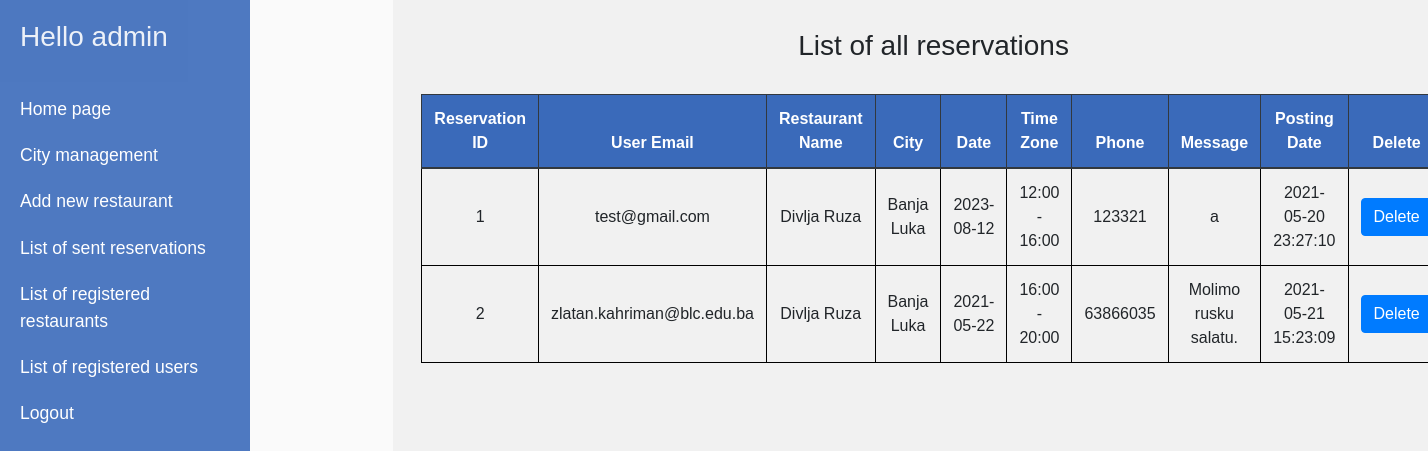
Page /admin-reservation-list.php (signed in) on the committed database.
### tables this page shows
CREATE TABLE `reservation` (
  `reservationID` int(11) NOT NULL,
  `restaurantID` int(11) NOT NULL,
  `userID` int(11) NOT NULL,
  `firstName` text NOT NULL,
  `lastName` text NOT NULL,
  `guestNumber` int(11) NOT NULL,
  `date` date NOT NULL,
  `timeZone` text NOT NULL,
  `phone` text NOT NULL,
  `comment` mediumtext NOT NULL,
  `postingDate` timestamp NOT NULL DEFAULT current_timestamp()
);

CREATE TABLE `users` (
  `userID` int(11) NOT NULL,
  `userNickname` varchar(128) NOT NULL,
  `userEmail` varchar(128) NOT NULL,
  `userName` varchar(128) NOT NULL,
  `userPw` varchar(128) NOT NULL
);

CREATE TABLE `restaurant` (
  `restaurantID` int(11) NOT NULL,
  `restaurantName` varchar(255) DEFAULT NULL,
  `restaurantAddress` varchar(255) DEFAULT NULL,
  `freeSlots` int(11) DEFAULT NULL,
  `cityID` int(11) DEFAULT NULL
);

CREATE TABLE `cities` (
  `cityID` int(11) NOT NULL,
  `cityName` varchar(255) DEFAULT NULL
);

### admin-reservation-list.php (the view, shortened to what this page needs)
<?php
require "admin-header.php";
?>
<h3 class="text-center"> List of all reservations </h3> <br/>
<table class="table center" style="width: 75%">
    <thead  class="thead-dark">
        <tr>
            <th>Reservation ID </th>
            <th>User Email</th>
            <th>Restaurant Name</th>
            <th>City</th>
            <th>Date</th>
            <th>Time Zone</th>
            <th>Phone </th>
            <th>Message</th>
            <th>Posting Date</th>
            <th> Delete</th>
        </tr>
    </thead>
    <?php
    include 'dbConnect.php';
    $sql = "SELECT reservation.reservationID, users.userEmail, restaurant.restaurantName, cities.cityName, reservation.date, reservation.timeZone, reservation.phone, reservation.comment, reservation.postingDate FROM (((reservation INNER JOIN users ON reservation.userID=users.userID)
INNER JOIN restaurant ON reservation.restaurantID = restaurant.restaurantID) INNER JOIN cities ON cities.cityID = restaurant.cityID);";
    $result = mysqli_query($conn, $sql);
    while ($row = mysqli_fetch_array($result)) {
        $id = $row['reservationID'];
        $user_email = $row['userEmail'];
        $restaurant_name = $row['restaurantName'];
        $city = $row['cityName'];
        $date = $row['date'];
        $timeZone = $row['timeZone'];
        $phone = $row['phone'];
        $msg = $row['comment'];
        $posting_date = $row['postingDate'];
        ?>
        <tr>
            <td><?php echo $id; ?></td>
            <td><?php echo $user_email; ?></td>
            <td><?php echo $restaurant_name; ?></td>
            <td><?php echo $city; ?></td>
            <td><?php echo $date; ?></td>
            <td><?php echo $timeZone; ?></td>
            <td><?php echo $phone; ?></td>
            <td><?php echo $msg; ?></td>
            <td><?php echo $posting_date; ?></td>
            <td><a href="admin-reservation-list.php? delete=<?php echo $id; ?>" class="btn btn-primary" role="button">Delete</a></td>
        </tr>
        <?php
    }
    ?>
</table>
<br>
<?php
require "footer.php";
?>

### admin-header.php (shortened to what this page needs)
<!DOCTYPE html>
<html>
    <head>
        <link rel="stylesheet" href="https://maxcdn.bootstrapcdn.com/bootstrap/4.0.0/css/bootstrap.min.css">
        <link rel="stylesheet" href="https://cdnjs.cloudflare.com/ajax/libs/font-awesome/5.13.0/css/all.min.css">
        <link type="text/css" rel="stylesheet" href="style.css">
    </head>
    <body>
        <div class="wrapper">
            <nav id="sidebar">
                <div class="sidebar-header">
                    <h3><?php echo"Hello " . $_SESSION['adminName']; ?></h3>
                </div>
                <ul class="list-unstyled components">
                    <li id="setter">
                        <a href="admin-content.php">Home page</a>
                    </li>
                    <li>
                        <a href="admin-new-city.php">City management</a>
                    </li>
                    <li>
                        <a href="admin-new-restaurant.php">Add new restaurant</a>
                    </li>
                    <li>
                        <a href="admin-reservation-list.php">List of sent reservations</a>
                    </li>
                    <li>
                        <a href="admin-restaurant-list.php">List of registered restaurants</a>
                    </li>
                    <li>
                        <a href="admin-user-list.php">List of registered users</a>
                    </li>
                    <li>
                        <a href="logout.php">Logout</a>
                    </li>
                </ul>
            </nav>
            <div id="content">

### footer.php (shortened to what this page needs)
</div>
</body>
</html>

### style.css (style rules this page uses)
body { font-family: 'Poppins', sans-serif; background: #fafafa; }
a, a:hover, a:focus { color: inherit; text-decoration: none; transition: all 0.3s; }
.wrapper { display: flex; text-decoration: none; transition: all 0.3s; }
#sidebar { min-width: 250px; max-width: 250px; background: #3a6aba; color: #fff; opacity: .9; position: sticky; }
#sidebar .sidebar-header { padding: 20px; background: #3a6aba; opacity: .9; position: fixed; }
#sidebar ul.components { margin-top: 6%; width: 16.3%; padding: 0 0; position: fixed; }
#sidebar ul li a { padding: 10px 20px 10px 20px; font-size: 1.1em; display: block; }
#content { width: 80%; padding: 2%; min-height: 100vh; transition: all 0.3s; background: #F1F1F1; margin-right: 10%; margin-left: 10%; }
table, th, td { border: 1px solid black; text-align: center; }
table.center { margin-left: auto; margin-right: auto; }
.table .thead-dark th { background-color: #3a6aba; border-color: #32383e; }
.table td, .table th { vertical-align: middle; }
a { color: inherit; text-decoration: none }
::placeholder { color: #fff; opacity: .7; }

### rows in the picture
reservation: reservationID "1", userID.userEmail "test@gmail.com", restaurantID.restaurantName "Divlja Ruza", cities.cityName "Banja Luka", date "2023-08-12", timeZone "12:00 - 16:00", phone "123321", comment "a", postingDate "2021-05-20 23:27:10"
reservation: reservationID "2", userID.userEmail "zlatan.kahriman@blc.edu.ba", restaurantID.restaurantName "Divlja Ruza", cities.cityName "Banja Luka", date "2021-05-22", timeZone "16:00 - 20:00", phone "63866035", comment "Molimo rusku salatu.", postingDate "2021-05-21 15:23:09"

### other values in the picture
$_SESSION['adminName'] "admin"
